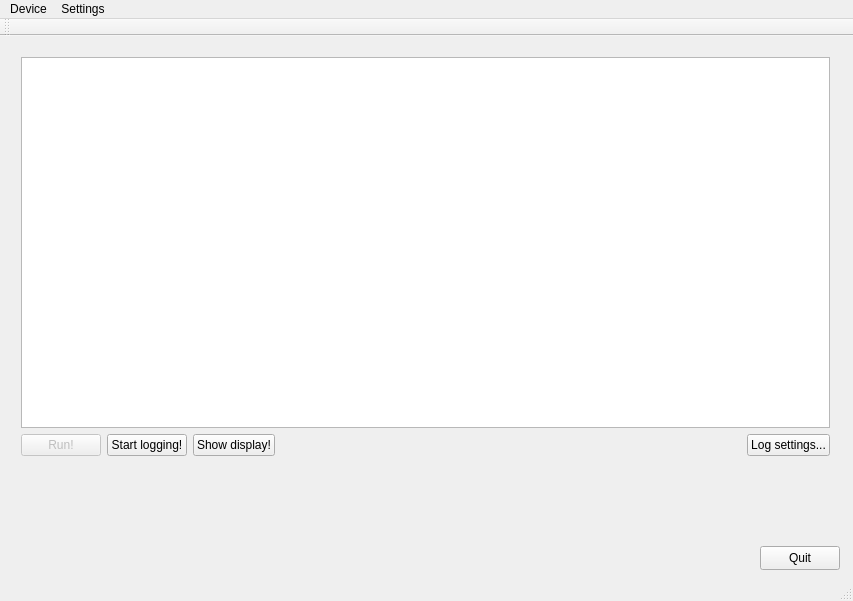
<?xml version="1.0" encoding="UTF-8"?>
<ui version="4.0">
 <class>MainWindow</class>
 <widget class="QMainWindow" name="MainWindow">
  <property name="geometry">
   <rect>
    <x>0</x>
    <y>0</y>
    <width>853</width>
    <height>601</height>
   </rect>
  </property>
  <property name="windowTitle">
   <string>HIT DAQ</string>
  </property>
  <widget class="QWidget" name="centralWidget">
   <widget class="QWidget" name="verticalLayoutWidget">
    <property name="geometry">
     <rect>
      <x>10</x>
      <y>10</y>
      <width>831</width>
      <height>421</height>
     </rect>
    </property>
    <layout class="QVBoxLayout" name="verticalLayout">
     <item>
      <widget class="QTextBrowser" name="logWindow"/>
     </item>
     <item>
      <layout class="QHBoxLayout" name="horizontalLayout">
       <item>
        <widget class="QPushButton" name="pushRun">
         <property name="enabled">
          <bool>false</bool>
         </property>
         <property name="text">
          <string>Run!</string>
         </property>
        </widget>
       </item>
       <item>
        <widget class="QPushButton" name="pushLogging">
         <property name="enabled">
          <bool>true</bool>
         </property>
         <property name="text">
          <string>Start logging!</string>
         </property>
        </widget>
       </item>
       <item>
        <widget class="QPushButton" name="pushDisplay">
         <property name="text">
          <string>Show display!</string>
         </property>
        </widget>
       </item>
       <item>
        <spacer name="horizontalSpacer">
         <property name="orientation">
          <enum>Qt::Orientation::Horizontal</enum>
         </property>
         <property name="sizeHint" stdset="0">
          <size>
           <width>40</width>
           <height>20</height>
          </size>
         </property>
        </spacer>
       </item>
       <item>
        <widget class="QPushButton" name="pushLogSettings">
         <property name="text">
          <string>Log settings...</string>
         </property>
        </widget>
       </item>
      </layout>
     </item>
    </layout>
   </widget>
   <widget class="QPushButton" name="pushButton_exit">
    <property name="geometry">
     <rect>
      <x>760</x>
      <y>510</y>
      <width>80</width>
      <height>24</height>
     </rect>
    </property>
    <property name="text">
     <string>Quit</string>
    </property>
   </widget>
  </widget>
  <widget class="QMenuBar" name="menuBar">
   <property name="geometry">
    <rect>
     <x>0</x>
     <y>0</y>
     <width>853</width>
     <height>21</height>
    </rect>
   </property>
   <widget class="QMenu" name="menuDevice">
    <property name="title">
     <string>Device</string>
    </property>
    <addaction name="actionConnect"/>
    <addaction name="actionDisconnect"/>
    <addaction name="separator"/>
    <addaction name="separator"/>
   </widget>
   <widget class="QMenu" name="menuSettings">
    <property name="title">
     <string>Settings</string>
    </property>
    <addaction name="actionHost_IP"/>
    <addaction name="actionDevices"/>
    <addaction name="actionTrigger_config"/>
   </widget>
   <addaction name="menuDevice"/>
   <addaction name="menuSettings"/>
  </widget>
  <widget class="QToolBar" name="mainToolBar">
   <attribute name="toolBarArea">
    <enum>TopToolBarArea</enum>
   </attribute>
   <attribute name="toolBarBreak">
    <bool>false</bool>
   </attribute>
  </widget>
  <widget class="QStatusBar" name="statusBar"/>
  <action name="actionConnect">
   <property name="text">
    <string>Connect</string>
   </property>
  </action>
  <action name="actionDisconnect">
   <property name="text">
    <string>Disconnect</string>
   </property>
  </action>
  <action name="actionHost_IP">
   <property name="text">
    <string>Host IP...</string>
   </property>
  </action>
  <action name="actionDevices">
   <property name="text">
    <string>Devices...</string>
   </property>
  </action>
  <action name="actionTrigger_config">
   <property name="text">
    <string>Trigger config...</string>
   </property>
  </action>
  <action name="actionRun">
   <property name="text">
    <string>Run</string>
   </property>
  </action>
  <action name="actionConnect_Keithley">
   <property name="text">
    <string>Connect Keithley</string>
   </property>
  </action>
  <action name="actionDisconnect_Keithley">
   <property name="text">
    <string>Disconnect Keithley</string>
   </property>
  </action>
  <action name="actionLinearity_test">
   <property name="text">
    <string>Linearity test</string>
   </property>
  </action>
  <action name="actionIntegration_time_scan">
   <property name="text">
    <string>Integration time scan</string>
   </property>
  </action>
  <action name="actionProfile_viewer">
   <property name="text">
    <string>Profile viewer</string>
   </property>
  </action>
  <action name="actionConnect_Stepper">
   <property name="text">
    <string>Connect Stepper</string>
   </property>
  </action>
  <action name="actionDisconnect_Stepper">
   <property name="text">
    <string>Disconnect Stepper</string>
   </property>
  </action>
  <action name="actionBeta_Scanner">
   <property name="text">
    <string>Beta Scanner</string>
   </property>
  </action>
 </widget>
 <layoutdefault spacing="6" margin="11"/>
 <resources/>
 <connections/>
</ui>
